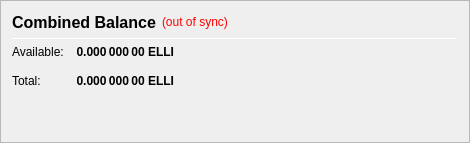
                   <widget class="QFrame" name="frame_CombinedBalances">
                    <property name="minimumSize">
                     <size>
                      <width>470</width>
                      <height>0</height>
                     </size>
                    </property>
                    <property name="frameShape">
                     <enum>QFrame::StyledPanel</enum>
                    </property>
                    <property name="frameShadow">
                     <enum>QFrame::Raised</enum>
                    </property>
                    <layout class="QVBoxLayout" name="verticalLayout_5">
                     <item>
                      <layout class="QHBoxLayout" name="horizontalLayout_5" stretch="0,0,0">
                       <item>
                        <widget class="QLabel" name="label_5z">
                         <property name="minimumSize">
                          <size>
                           <width>0</width>
                           <height>20</height>
                          </size>
                         </property>
                         <property name="font">
                          <font>
                           <pointsize>12</pointsize>
                           <weight>75</weight>
                           <bold>true</bold>
                          </font>
                         </property>
                         <property name="toolTip">
                          <string>Combined Balance (including unconfirmed and immature coins)</string>
                         </property>
                         <property name="text">
                          <string>Combined Balance</string>
                         </property>
                        </widget>
                       </item>
                       <item>
                        <widget class="QLabel" name="labelWalletStatus">
                         <property name="cursor">
                          <cursorShape>WhatsThisCursor</cursorShape>
                         </property>
                         <property name="toolTip">
                          <string>The displayed information may be out of date. Your wallet automatically synchronizes with the ELLI network after a connection is established, but this process has not completed yet.</string>
                         </property>
                         <property name="styleSheet">
                          <string notr="true">QLabel { color: red; }</string>
                         </property>
                         <property name="text">
                          <string notr="true">(out of sync)</string>
                         </property>
                         <property name="alignment">
                          <set>Qt::AlignLeading|Qt::AlignLeft|Qt::AlignVCenter</set>
                         </property>
                        </widget>
                       </item>
                       <item>
                        <spacer name="horizontalSpacer_1">
                         <property name="orientation">
                          <enum>Qt::Horizontal</enum>
                         </property>
                         <property name="sizeHint" stdset="0">
                          <size>
                           <width>40</width>
                           <height>20</height>
                          </size>
                         </property>
                        </spacer>
                       </item>
                      </layout>
                     </item>
                     <item>
                      <widget class="Line" name="line_CombinedBalance">
                       <property name="minimumSize">
                        <size>
                         <width>0</width>
                         <height>1</height>
                        </size>
                       </property>
                       <property name="maximumSize">
                        <size>
                         <width>16777215</width>
                         <height>1</height>
                        </size>
                       </property>
                       <property name="orientation">
                        <enum>Qt::Horizontal</enum>
                       </property>
                      </widget>
                     </item>
                     <item>
                      <layout class="QGridLayout" name="gridLayout_3">
                       <property name="spacing">
                        <number>12</number>
                       </property>
                       <item row="1" column="0">
                        <widget class="QLabel" name="labelBalanceTextz">
                         <property name="text">
                          <string>Available:</string>
                         </property>
                        </widget>
                       </item>
                       <item row="1" column="1">
                        <widget class="QLabel" name="labelBalancez">
                         <property name="font">
                          <font>
                           <weight>75</weight>
                           <bold>true</bold>
                          </font>
                         </property>
                         <property name="cursor">
                          <cursorShape>IBeamCursor</cursorShape>
                         </property>
                         <property name="toolTip">
                          <string>Your current spendable balance</string>
                         </property>
                         <property name="text">
                          <string notr="true">0.000 000 00 ELLI</string>
                         </property>
                         <property name="alignment">
                          <set>Qt::AlignRight|Qt::AlignTrailing|Qt::AlignVCenter</set>
                         </property>
                         <property name="textInteractionFlags">
                          <set>Qt::LinksAccessibleByMouse|Qt::TextSelectableByKeyboard|Qt::TextSelectableByMouse</set>
                         </property>
                        </widget>
                       </item>
                       <item row="2" column="0">
                        <widget class="QLabel" name="labelTotalTextz">
                         <property name="text">
                          <string>Total:</string>
                         </property>
                        </widget>
                       </item>
                       <item row="2" column="1">
                        <widget class="QLabel" name="labelTotalz">
                         <property name="font">
                          <font>
                           <weight>75</weight>
                           <bold>true</bold>
                          </font>
                         </property>
                         <property name="cursor">
                          <cursorShape>IBeamCursor</cursorShape>
                         </property>
                         <property name="toolTip">
                          <string>Total Balance, including all unavailable coins.</string>
                         </property>
                         <property name="text">
                          <string notr="true">0.000 000 00 ELLI</string>
                         </property>
                         <property name="alignment">
                          <set>Qt::AlignRight|Qt::AlignTrailing|Qt::AlignVCenter</set>
                         </property>
                         <property name="textInteractionFlags">
                          <set>Qt::LinksAccessibleByMouse|Qt::TextSelectableByKeyboard|Qt::TextSelectableByMouse</set>
                         </property>
                        </widget>
                       </item>
                       <item row="2" column="3">
                        <spacer name="horizontalSpacer_2">
                         <property name="orientation">
                          <enum>Qt::Horizontal</enum>
                         </property>
                         <property name="sizeHint" stdset="0">
                          <size>
                           <width>40</width>
                           <height>20</height>
                          </size>
                         </property>
                        </spacer>
                       </item>
                      </layout>
                     </item>
                     <item>
                      <spacer name="verticalSpacer_1">
                       <property name="orientation">
                        <enum>Qt::Vertical</enum>
                       </property>
                       <property name="sizeHint" stdset="0">
                        <size>
                         <width>20</width>
                         <height>40</height>
                        </size>
                       </property>
                      </spacer>
                     </item>
                    </layout>
                   </widget>
